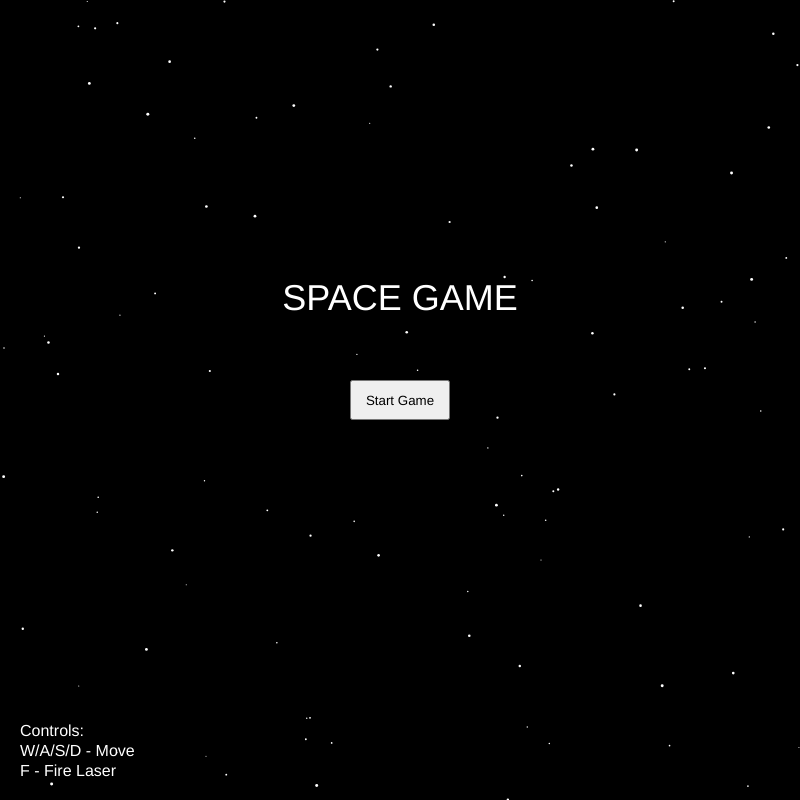
Frame 1 (no input)
Frame 60 (no input): identical to frame 1, image omitted
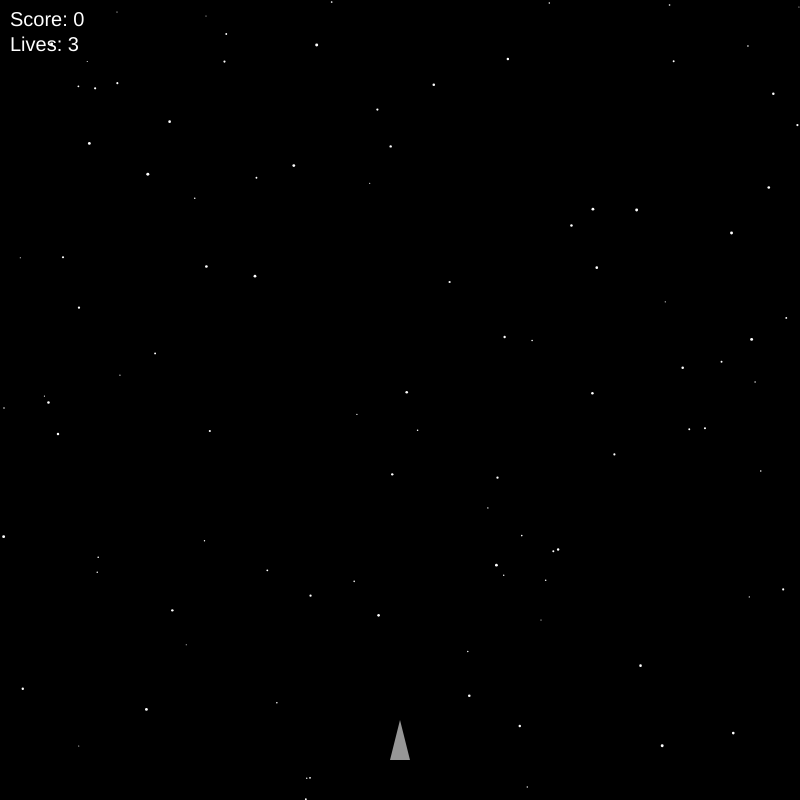
Frame 120 (the mouse pressed at the canvas centre since frame 60)

The p5.js sketch that drew these frames (run headless with seeded random() and noise() and a simulated clock; from frame 60 on, the mouse is pressed at the canvas centre):

// p5.js sketch
// ── sketch.js
//Alex wu 4/23
//This is a extension of my v2 midterm adding lazers and astroids along with lives and a score board
//My friend helped me with the lazers since it wasnt shooting out and only spawning in on the rocket and the astroid which were frozen at the top of the screen

let rocket;
let lasers = [];
let stars = [];
let asteroids = [];
let explosions = [];
let gameStarted = false;
let startButton;
let asteroidTimer = 0;
let lives = 3;
let score = 0;
let gameOver = false;

function setup() {
  createCanvas(800, 800);
  rocket = new Rocket();

  for (let i = 0; i < 100; i++) {
    stars.push({
      x: random(width),
      y: random(height),
      size: random(1, 3)
    });
  }

  startButton = createButton('Start Game');
  startButton.position(width / 2 - 50, height / 2 - 20);
  startButton.size(100, 40);
  startButton.mousePressed(() => {
    gameStarted = true;
    startButton.hide();
    asteroidTimer = millis();
  });
}

function draw() {
  background(0);

  fill(255);
  noStroke();
  for (let star of stars) {
    if (gameStarted && !gameOver) {
      star.y += 1;
      if (star.y > height) star.y = 0;
    }
    circle(star.x, star.y, star.size);
  }

  if (!gameStarted) {
    drawStartMenu();
  } else if (gameOver) {
    drawGameOver();
  } else {
    rocket.update();
    rocket.show();

    //asteroids spawn
    if (millis() - asteroidTimer > 3000) {
      asteroids.push(new Asteroid());
      asteroidTimer = millis();
    }

    for (let i = asteroids.length - 1; i >= 0; i--) {
      let a = asteroids[i];
      a.update();
      a.show();

      for (let j = lasers.length - 1; j >= 0; j--) {
        if (a.hits(lasers[j])) {
          explosions.push(new Explosion(a.x, a.y));
          asteroids.splice(i, 1);
          lasers.splice(j, 1);
          score += 100;
          break;
        }
      }
      
      //takes away one life
      if (a.hitsRocket(rocket)) {
        explosions.push(new Explosion(a.x, a.y));
        asteroids.splice(i, 1);
        lives--;
        if (lives <= 0) gameOver = true;
      }

      if (a.y > height) {
        asteroids.splice(i, 1);
      }
    }

    for (let i = lasers.length - 1; i >= 0; i--) {
      lasers[i].update();
      lasers[i].show();
      if (lasers[i].offScreen()) {
        lasers.splice(i, 1);
      }
    }

    for (let i = explosions.length - 1; i >= 0; i--) {
      explosions[i].update();
      explosions[i].show();
      if (explosions[i].isFinished()) {
        explosions.splice(i, 1);
      }
    }

    fill(255);
    textSize(20);
    textAlign(LEFT, TOP);
    text(`Score: ${score}`, 10, 10);
    text(`Lives: ${lives}`, 10, 35);
  }
}

//menu
function drawStartMenu() {
  fill(255);
  textAlign(CENTER, CENTER);
  textSize(36);
  text("SPACE GAME", width / 2, height / 2 - 100);

  textAlign(LEFT, BOTTOM);
  textSize(16);
  text("Controls:\nW/A/S/D - Move\nF - Fire Laser", 20, height - 20);
}

//menu after the rocket explodes 
function drawGameOver() {
  fill(255, 50, 50);
  textAlign(CENTER, CENTER);
  textSize(48);
  text("GAME OVER", width / 2, height / 2 - 40);
  textSize(24);
  text(`Final Score: ${score}`, width / 2, height / 2 + 10);
  textSize(16);
  text("Press 'R' to Restart", width / 2, height / 2 + 50);
}

function keyPressed() {
  if (gameOver) {
    if (key === 'r' || key === 'R') {
      gameOver = false;
      lives = 3;
      score = 0;
      asteroids = [];
      lasers = [];
      explosions = [];
      rocket = new Rocket();
      asteroidTimer = millis();
    }
    return;
  }

  if (!gameStarted) return;

  if (key === 'w' || key === 'W') rocket.move(0, -1);
  if (key === 's' || key === 'S') rocket.move(0, 1);
  if (key === 'a' || key === 'A') rocket.move(-1, 0);
  if (key === 'd' || key === 'D') rocket.move(1, 0);
  if (key === 'f' || key === 'F') lasers.push(new Laser(rocket.x, rocket.y));
}

function keyReleased() {
  if (!gameStarted || gameOver) return;

  if (['w', 's', 'a', 'd', 'W', 'S', 'A', 'D'].includes(key)) {
    rocket.stop();
  }
}

class Rocket {
  constructor() {
    this.x = width / 2;
    this.y = height - 60;
    this.xdir = 0;
    this.ydir = 0;
    this.speed = 5;
  }

  move(x, y) {
    this.xdir = x;
    this.ydir = y;
  }

  stop() {
    this.xdir = 0;
    this.ydir = 0;
  }

  update() {
    this.x += this.xdir * this.speed;
    this.y += this.ydir * this.speed;
    this.x = constrain(this.x, 0, width);
    this.y = constrain(this.y, 0, height);
  }

  show() {
    fill(150); //the space ship model with grey color 
    noStroke();
    push();
    translate(this.x, this.y);
    triangle(0, -20, -10, 20, 10, 20);
    pop();
  }
}

class Laser {
  constructor(x, y) {
    this.x = x;
    this.y = y;
    this.speed = 10;
  }

  update() {
    this.y -= this.speed;
  }

  offScreen() {
    return this.y < 0;
  }

  show() {
    fill(255, 0, 0);
    rectMode(CENTER);
    rect(this.x, this.y, 4, 12);
  }
}

class Asteroid {
  constructor() {
    this.x = random(20, width - 20);
    this.y = -20;
    this.size = random(20, 50);
    this.speed = random(1, 3);
  }

  update() {
    this.y += this.speed;
  }

  show() {
    fill(120);
    noStroke();
    ellipse(this.x, this.y, this.size);
  }

  hits(laser) {
    let d = dist(this.x, this.y, laser.x, laser.y);
    return d < this.size / 2;
  }

  hitsRocket(rocket) {
    let d = dist(this.x, this.y, rocket.x, rocket.y);
    return d < this.size / 2 + 20;
  }
}

class Explosion {
  constructor(x, y) {
    this.particles = [];
    for (let i = 0; i < 20; i++) {
      this.particles.push({
        x: x,
        y: y,
        vx: random(-2, 2),
        vy: random(-2, 2),
        life: 255
      });
    }
  }

  update() {
    for (let p of this.particles) {
      p.x += p.vx;
      p.y += p.vy;
      p.life -= 5;
    }
    this.particles = this.particles.filter(p => p.life > 0);
  }

  show() {
    noStroke();
    for (let p of this.particles) {
      fill(255, 100, 0, p.life); //the explosion effect
      ellipse(p.x, p.y, 5);
    }
  }

  isFinished() {
    return this.particles.length === 0;
  }
}
